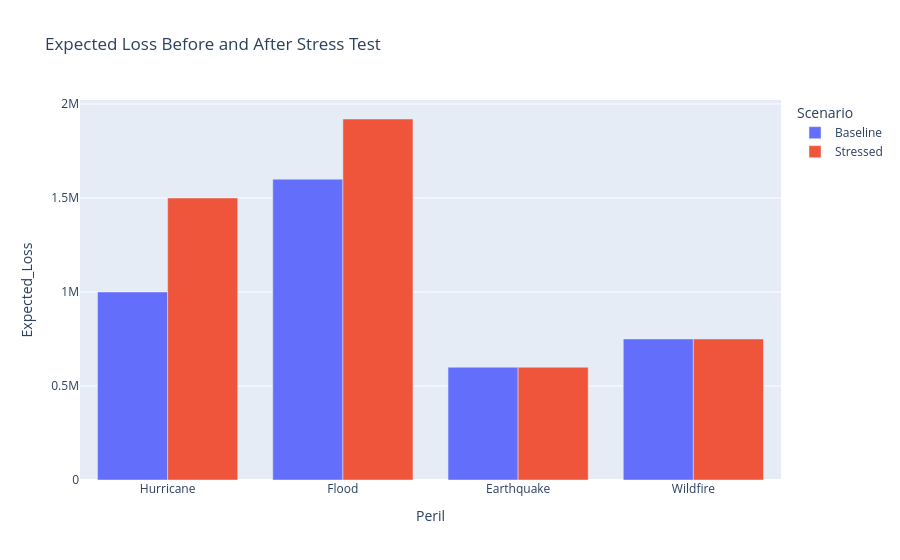

Notebook source saved alongside this figure:
### Code cell
combined = pd.concat([
    portfolio.assign(Scenario='Baseline'),
    stressed_portfolio.assign(Scenario='Stressed')
])

fig = px.bar(
    combined,
    x='Peril',
    y='Expected_Loss',
    color='Scenario',
    barmode='group',
    title='Expected Loss Before and After Stress Test'
)
fig.show()

### Figure 1 — Plotly figure (JSON) as saved in the notebook; plotly's stock layout.template omitted (floating-point values rounded to 4 significant figures)
{"data": [{"alignmentgroup": "True", "hovertemplate": "Scenario=Baseline<br>Peril=%{x}<br>Expected_Loss=%{y}<extra></extra>", "legendgroup": "Baseline", "marker": {"color": "#636efa", "pattern": {"shape": ""}}, "name": "Baseline", "offsetgroup": "Baseline", "orientation": "v", "showlegend": true, "textposition": "auto", "type": "bar", "x": ["Hurricane", "Flood", "Earthquake", "Wildfire"], "xaxis": "x", "y": [1000000.0, 1600000.0, 600000.0, 750000.0], "yaxis": "y"}, {"alignmentgroup": "True", "hovertemplate": "Scenario=Stressed<br>Peril=%{x}<br>Expected_Loss=%{y}<extra></extra>", "legendgroup": "Stressed", "marker": {"color": "#EF553B", "pattern": {"shape": ""}}, "name": "Stressed", "offsetgroup": "Stressed", "orientation": "v", "showlegend": true, "textposition": "auto", "type": "bar", "x": ["Hurricane", "Flood", "Earthquake", "Wildfire"], "xaxis": "x", "y": [1500000.0, 1920000.0, 600000.0, 750000.0], "yaxis": "y"}], "layout": {"barmode": "group", "legend": {"title": {"text": "Scenario"}, "tracegroupgap": 0}, "title": {"text": "Expected Loss Before and After Stress Test"}, "xaxis": {"anchor": "y", "domain": [0, 1], "title": {"text": "Peril"}}, "yaxis": {"anchor": "x", "domain": [0, 1], "title": {"text": "Expected_Loss"}}}}
